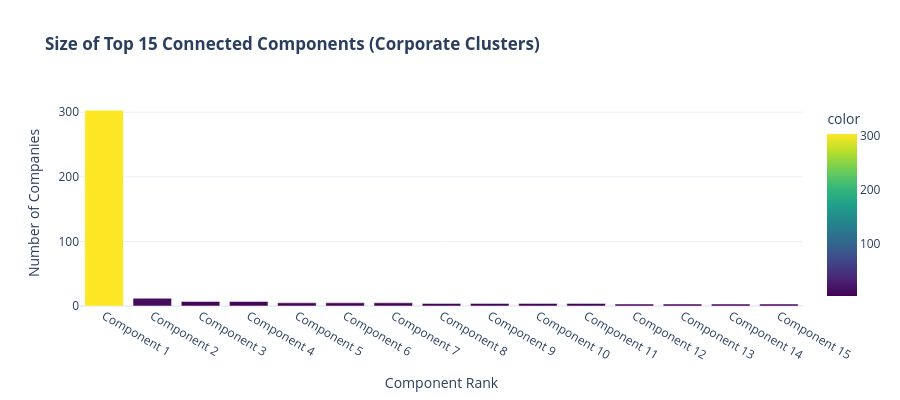

Source (notebook cell):
### Markdown cell above
## 7. Connected Components & Giant Component Analysis

We analyze the connected components of the enterprise network:
- How many companies are isolated (no common $\ge 5\%$ shareholder with any other listed firm)?
- How many independent corporate groups exist?
- What is the size and structure of the **Giant Connected Component**?

### Code cell
connected_nodes = [n for n in G_newman.nodes() if G_newman.degree(n) > 0]
isolated_nodes = [n for n in G_newman.nodes() if G_newman.degree(n) == 0]

G_conn = G_newman.subgraph(connected_nodes).copy()
components = sorted(list(nx.connected_components(G_conn)), key=len, reverse=True)

comp_sizes = [len(c) for c in components]

print(f"Isolated companies (independent ownership): {len(isolated_nodes):,}")
print(f"Companies interconnected in at least 1 tie:  {len(connected_nodes):,}")
print(f"Total Connected Components:                 {len(components):,}")
print(f"Giant Component Size:                       {len(components[0]):,} companies ({len(components[0])/len(company_nodes):.1%} of all listed companies)")
print(f"Top 5 component sizes:                      {comp_sizes[:5]}")

# Plotly component size distribution
fig_comp = px.bar(
    x=[f"Component {i+1}" for i in range(min(15, len(components)))],
    y=comp_sizes[:15],
    labels={'x': 'Component Rank', 'y': 'Number of Companies'},
    title="<b>Size of Top 15 Connected Components (Corporate Clusters)</b>",
    color=comp_sizes[:15],
    color_continuous_scale="Viridis",
    template="plotly_white"
)
fig_comp.update_layout(showlegend=False, height=400)
fig_comp.show()

### Figure 1 — Plotly figure (JSON) as saved in the notebook; plotly's stock layout.template omitted (floating-point values rounded to 4 significant figures)
{"data": [{"hovertemplate": "Component Rank=%{x}<br>Number of Companies=%{y}<br>color=%{marker.color}<extra></extra>", "legendgroup": "", "marker": {"color": [303, 12, 7, 7, 5, 5, 5, 4, 4, 4, 4, 3, 3, 3, 3], "coloraxis": "coloraxis", "pattern": {"shape": ""}}, "name": "", "orientation": "v", "showlegend": false, "textposition": "auto", "type": "bar", "x": ["Component 1", "Component 2", "Component 3", "Component 4", "Component 5", "Component 6", "Component 7", "Component 8", "Component 9", "Component 10", "Component 11", "Component 12", "Component 13", "Component 14", "Component 15"], "xaxis": "x", "y": [303, 12, 7, 7, 5, 5, 5, 4, 4, 4, 4, 3, 3, 3, 3], "yaxis": "y"}], "layout": {"barmode": "relative", "coloraxis": {"autocolorscale": false, "colorbar": {"title": {"text": "color"}}, "colorscale": [[0.0, "#440154"], [0.1111, "#482878"], [0.2222, "#3e4989"], [0.3333, "#31688e"], [0.4444, "#26828e"], [0.5556, "#1f9e89"], [0.6667, "#35b779"], [0.7778, "#6ece58"], [0.8889, "#b5de2b"], [1.0, "#fde725"]]}, "height": 400, "legend": {"tracegroupgap": 0}, "showlegend": false, "title": {"text": "<b>Size of Top 15 Connected Components (Corporate Clusters)</b>"}, "xaxis": {"anchor": "y", "domain": [0.0, 1.0], "title": {"text": "Component Rank"}}, "yaxis": {"anchor": "x", "domain": [0.0, 1.0], "title": {"text": "Number of Companies"}}}}
